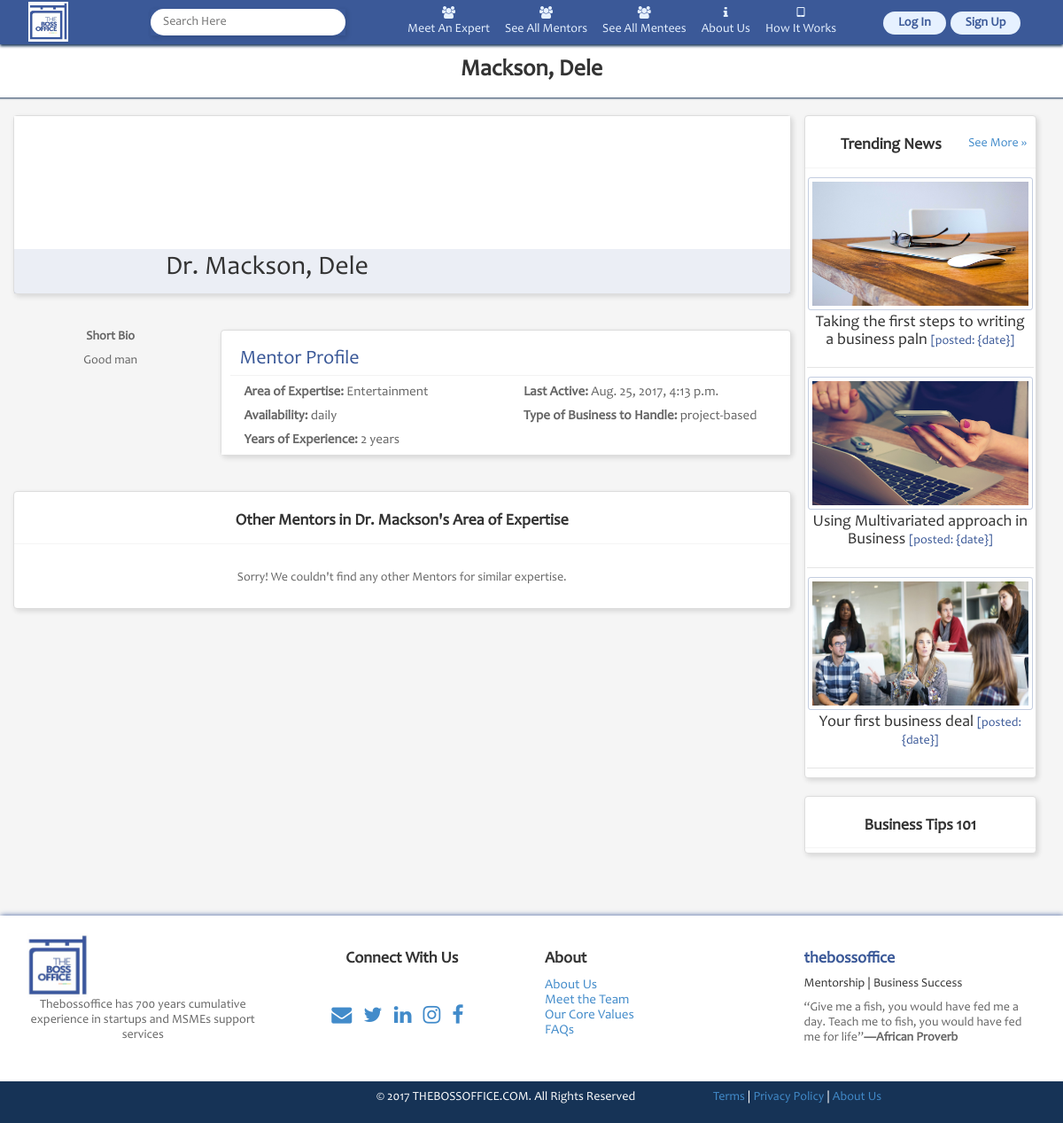
The page /mentor/detail/mackson-dele-2d2f10a3-e35a-4850-a914-c0bd3083ea3b on the database as committed earlier.
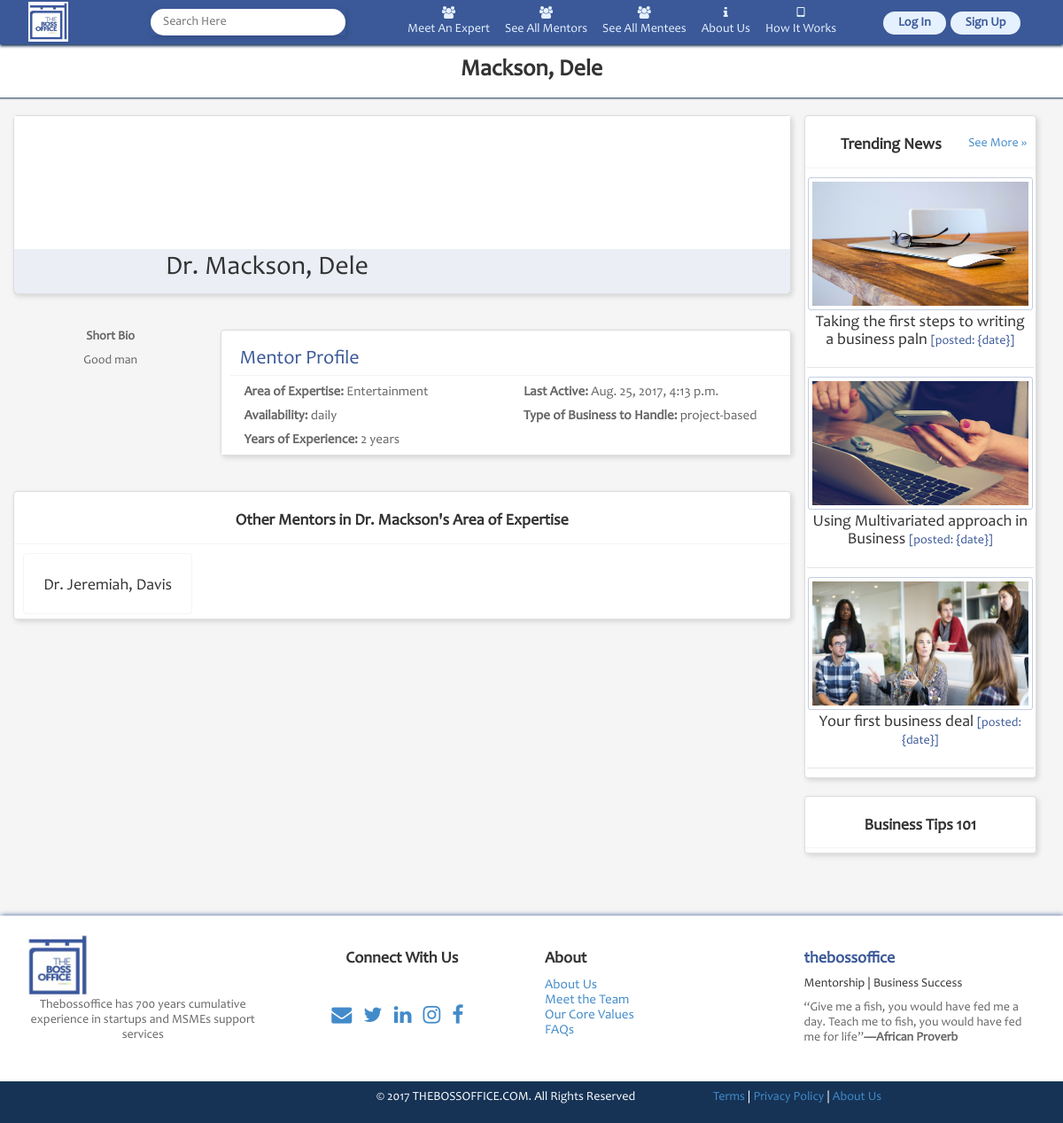
The same page on the database as committed later.
### apps/mentor/models.py (models this page shows, shortened)
class Mentor(models.Model):
	AVAILABILITY_CHOICES = (
		('daily', 'Daily'),
		('forth-nightly', 'Forth-nightly'),
		('monthly', 'Monthly'),
	)
	PROJECT_TYPE_CHOICES = (
		('project-based', 'Project-based Jobs'),
		('long-term', 'Long-term Jobs'),
		('one-off', 'One-off Jobs')
	)
	STATUS_CHOICES = (
		('A', 'Active'),
		('D', 'Deleted')
	)
	title = models.CharField(max_length=10, choices=settings.TITLE_CHOICES)
	name = models.CharField(max_length=50, blank=True)
	user = models.OneToOneField(User)
	photo = models.ImageField(upload_to='uploads/%Y/%m/%d', blank=True)
	background_image = models.ImageField(upload_to='uploads/%Y/%m/%d', blank=True)
	age_range = models.CharField(max_length=5, choices=settings.AGE_RANGE_CHOICES)
	industry = models.ForeignKey('expert.Industry')
	availability = models.CharField(max_length=20, choices=AVAILABILITY_CHOICES)
	email = models.EmailField(blank=True)
	phone_number = models.CharField(max_length=13)
	type_to_handle = models.CharField(max_length=20, choices=PROJECT_TYPE_CHOICES)
	short_biography = models.TextField(blank=True)
	years_of_experience = models.PositiveIntegerField(null=True)
	cv_file = models.FileField("Attach PDF copy of CV ", upload_to='uploads/%Y/%m/%d')
	slug = models.SlugField(unique=True, blank=True)
	linkedin_url = models.URLField("Link to LinkedIn Bio/profile", null=True, blank=True)
	account_status = models.CharField(max_length=1, default='A', choices=STATUS_CHOICES)
	date_created = models.DateTimeField(auto_now_add=True)
	date_modified = models.DateTimeField(auto_now=True)
	objects = MentorManager()
	def __str__(self):
		return "%s %s" % (self.title, self.name)
	class Meta:
		verbose_name = _(u'Mentor')
		verbose_name_plural = _(u'Mentors')
		ordering = ('name',)

### apps/expert/models.py (models this page shows)
class Industry(models.Model):
	name = models.CharField(max_length=50)
	def __str__(self):
		return self.name
	class Meta:
		verbose_name = _(u'Industry')
		verbose_name_plural = _(u'Industries')

### apps/mentor/views.py (the view)
# urls.py: url(r'^detail/(?P<slug>[\w-]+)$', MentorDetailView.as_view(), name="mentor-profile"),
class MentorDetailView(DetailView):
	model = Mentor
	template_name = 'mentor/mentor_profile.html'
	slug_url_kwarg = 'slug'
	context_object_name = 'mentor'
	def get_context_data(self, **kwargs):
		context = super(MentorDetailView, self).get_context_data(**kwargs)
		self.mentor = context['mentor']
		context['mentors_for_industry'] = Mentor.objects.exclude(user=self.mentor.user).filter(industry=self.mentor.industry)[:4]
		return context

### apps/mentor/templates/mentor/mentor_profile.html (shortened to what this page needs)
{% extends 'base.html' %}
{% load staticfiles thumbnail %}
{% block extra_css %}
<link rel="stylesheet" href="{% static 'css/profile.css' %}">
{% endblock %}
{% block header %}
	<h1>{{mentor.name}}</h1>
{% endblock %}
{% block content %}
<div class="container">
	<div class="row">
		<div class="col-md-9">
			<div class="row">
				<div class="panel panel-default top-margin">
					<div style="height: 150px; background: #fff;"></div>
					<div class="lc-profile">
					{% thumbnail mentor.photo "120x120" crop="top" as img %}
					<img src="{{img.url}}" alt="" style="position: absolute; left: 4%; top: 125px; padding: 5px; background: #fff;" class="img-circle">
					{% endthumbnail %}
						<div class="col-md-2"></div>
						<div class="col-md-7">
							<h2>{{mentor}}</h2>
						</div>
					</div>
				</div>
			</div>
			<div class="row">
				<div class="col-md-3">
					<div style="text-align: center; margin-top: 20px;">
						<p><strong>Short Bio</strong></p>
						{{mentor.short_biography}}
					</div>
				</div>
				<div class="col-md-9" style="padding-right: 0;">
					<div class="panel panel-default top-margin">
						<div class="lc-detail">
							<div>
								<h3>Mentor Profile</h3>
							</div>
							<div class="col-md-6">
								<p><strong>Area of Expertise:</strong> <span>{{mentor.industry}}</span></p>
								<p><strong>Availability:</strong> <span>{{mentor.availability}}</span></p>
								<p><strong>Years of Experience:</strong> <span>{{mentor.years_of_experience}} years</span></p>
							</div>
							<div class="col-md-6">
								<p><strong>Last Active:</strong> <span>{{mentor.date_modified}}</span></p>
								<p><strong>Type of Business to Handle:</strong> <span>{{mentor.type_to_handle}}</span></p>
							</div>
						</div>
					</div>
				</div>
			</div>
			<div class="row">
				<div class="panel panel-default top-margin">
					<div class="div-header">
						<h3><strong>Other Mentors in {% if user == mentor.user %} Your {% else %}{{mentor.title}} {{mentor.user.first_name}}'s {% endif %} Area of Expertise</strong></h3>
					</div>
					<div class="row" style="padding: 5px 10px;">
						{% for other_mentor in mentors_for_industry %}
						<div class="col-sm-3">
							<a href="{{other_mentor.get_public_url}}">
								<div class="other-detail">
									<h4>{{other_mentor}}</h4>
								</div>
							</a>
						</div>
						{% empty %}
						<p style="text-align: center; margin: 20px auto;">Sorry! We couldn't find any other Mentors for similar expertise.</p>
						{% endfor %}
					</div>
				</div>
			</div>
		</div>
		<div class="col-md-3">
			{% include 'side_bar.html' %}
		</div>
	</div>
</div>
{% endblock %}

### mentor_app/templates/base.html (shortened to what this page needs)
<!DOCTYPE html>
 {% load staticfiles thumbnail %}
<html lang="en"><head><meta http-equiv="Content-Type" content="text/html; charset=UTF-8">
  <link href="{% static 'css/animate.min.css' %}" rel="stylesheet">
  <link href="{% static 'css/bootstrap.min.css' %}" rel="stylesheet">
  <link href="{% static 'css/font-awesome.min(1).css' %}" rel="stylesheet">
  <link href="{% static 'css/lightbox.css' %}" rel="stylesheet">
  <link href="{% static 'css/main.css' %}" rel="stylesheet">
  <link href="{% static 'css/style6.css' %}" rel="stylesheet">
  <link href="{% static 'css/responsive.css' %}" rel="stylesheet">
   <link href="https://cdnjs.cloudflare.com/ajax/libs/select2/4.0.3/css/select2.min.css" rel="stylesheet" />
  {% block extra_css %}{% endblock %}
	</head>
  <body style="height: 100%; background: #f5f5f5;">
    <header>
       {% include '_mainbar.html' %}
    </header>
    {% block mainbar %}
    <div  class="row main-header" style="background: #fff;">
    {% block header %}<h1>Our Core Values</h1>{% endblock %}
    </div>
    {% endblock %}
    {% block content %}
    {% endblock %}
{% block footer %}
  {% include '_footer.html' %}
{% endblock %}
 </body>
</html>

### mentor_app/templates/_mainbar.html
{% load staticfiles %}
<div class="main-wrapper">
  <div class="container">
    <div class="row">
      <div class="col-sm-4">
        {% if user.is_authenticated %}
        <a href="{% url 'mentee:mentee-list' %}"><img src="{% static 'images/logo.png' %}" alt="thebossoffice.com"></a>
        {% else %}
         <a href="{% url 'home' %}"><img src="{% static 'images/logo.png' %}" alt="thebossoffice.com"></a>
         {% endif %}
        <div class="search-bar">
          <input type="text" placeholder="Search Here">
        </div>
      </div>
      <div class="col-sm-6">
        <ul>
          <a href="{% url 'expert:expert-list' %}"><li class="scroll"><i class="fa fa-group"></i><br>Meet An Expert</li></a>
          <a href="{% url 'mentor:mentor-list' %}"><li class="scroll"><i class="fa fa-group"></i><br>See All Mentors</li></a>
          <a href="{% url 'mentee:mentee-list' %}"><li class="scroll"><i class="fa fa-group"></i><br>See All Mentees</li></a>
          {% if user.is_authenticated %}
          <a href=""><li class="scroll"><i class="fa fa-bell"></i><br>Notifications</li></a>
          <a href="{% url 'forum:forum' %}"><li class="scroll"><i class="fa fa-laptop"></i><br>Forum</li></a>
          {% else %}
          <a href="{% url 'about' %}"><li class="scroll"><i class="fa fa-info"></i><br>About Us</li></a>
          <a href=""><li class="scroll"><i class="fa fa-tablet"></i><br>How It Works</li></a>
          {% endif %}
        </ul>
      </div>
      <div class="col-sm-2" style="padding-left: 5px;">
        <div class="nav-reg">
          {% if user.is_authenticated %}
            <a id="user" href="">{{user.first_name}} <i class="fa fa-chevron-down"></i></a>
          <div class="drop-menu">
            <span></span>
            <div class="panel panel-default">
              <ul>
                <li><a href="">Account Settings</a></li>
                <li><a href="">Help Center</a></li>
                <li><a href="">Chat with your mentor</a></li>
              </ul>
            </div>
            <div class="panel panel-default">
              <ul>
                <li><a href="{% url 'logout' %}">Sign out</a></li>
              </ul>
            </div>
          </div>
          {% else %}
          <a href="{% url 'user_login' %}">Log In</a>
          <a href="{% url 'accounts:signup' %}?user_type=unknown">Sign Up</a>
          {% endif %}
        </div>
      </div>
    </div>
  </div>
</div>
<div style="height: 50px;"></div>

### mentor_app/templates/side_bar.html
{% load staticfiles thumbnail %}
{% if user.is_authenticated %}
<div class="panel panel-default top-margin">
	<div class="bg-pane">
	</div>
	<div class="profile">
		{% thumbnail profile.photo "80x80" crop="top" as im %}
		<img src="{{im.url}}" alt="">
		{% endthumbnail %}
		<a href="{{profile.get_absolute_url}}"><h3>{{profile.name}}</h3></a>
		{% if profile.name_of_business %}
		<h5>{{profile.name_of_business}}</h5>
		{% endif %}
		<hr>
		{% if profile.address %}
		<h5><strong>Address: </strong>{{profile.address}}</h5>
		{% endif %}
	</div>
</div>
{% else %}
<div class="panel panel-default top-margin">
	<div class="div-header">
		<h3><strong>Trending News</strong> <span style="font-size: 14px; float: right;"><a href="">See More &raquo;</a></span></h3>
	</div>
	<div class="news-list">
		<img src="{% static 'images/about.jpg' %}" alt="tweets">
		<div class="content">
			<a href=""><h4>Taking the first steps to writing a business paln <span>[posted: {date}]</span></h4></a>
		</div>
	</div>
	<div class="news-list">
		<img src="{% static 'images/tweets.jpg' %}" alt="tweets">
		<div class="content">
			<a href=""><h4>Using Multivariated approach in Business <span>[posted: {date}]</span></h4></a>
		</div>
	</div>
	<div class="news-list">
		<img src="{% static 'images/work.jpg' %}" alt="tweets">
		<div class="content">
			<a href=""><h4>Your first business deal <span>[posted: {date}]</span></h4></a>
		</div>
	</div>
</div>
<div class="panel panel-default top-margin">
	<div class="div-header">
		<h3><strong>Business Tips 101</strong></h3>
	</div>
</div>
{% endif %}

### mentor_app/templates/_footer.html
{% load staticfiles %}
<footer id="" style="box-shadow: 1px 0px 6px #3b5998; margin-top: 50px; background: #fff;">
  <div class="row footer">
    <div class="container">
      <div class="row">
        <div class="col-md-3">
          <div style="text-align: center;">
            <img class="img-responsive" src="{% static 'images/logo.png' %}" alt="" width="70"  height="70">
            <p>Thebossoffice has 700 years cumulative experience in startups and MSMEs support services</p>
          </div>
        </div>
        <div class="col-md-3">
          <div style="text-align: center;">
            <h3><strong>Connect With Us</strong></h3>
            <div class="social-icons">
              <a class="envelope" target="_blank" href="mailto:info@thebossoffice.com"><i class="fa fa-envelope"></i></a>
              <a class="envelope" target="_blank" href="https://www.twitter.com/@thebossofficeng"><i class="fa fa-twitter"></i></a>
              <a class="envelope" target="_blank" href="https://www.linkedin.com/thebossoffice"><i class="fa fa-linkedin"></i></a>
              <a class="envelope" target="_blank" href="https://www.instagram.com/thebossofficeng"><i class="fa fa-instagram"></i></a>
              <a class="envelope" target="_blank" href="https://www.facebook.com/thebossofficeng"><i class="fa fa-facebook"></i></a>
            </div>
          </div>
        </div>
        <div class="col-md-3">
          <h3><strong>About</strong></h3>
            <ul class="about-link">
              <li><a href="">About Us</a></li>
              <li><a href="">Meet the Team</a></li>
              <li><a href="">Our Core Values</a></li>
              <li><a href="">FAQs</a></li>
            </ul>
        </div>
        <div class="col-md-3">
          <h3 style="color: #3b5998;"><strong>thebossoffice</strong></h3>
          <h5>Mentorship | Business Success</h5>
          <p>
            “Give me a fish, you would have fed me a day. Teach me to fish, you would have fed me for life”<strong>―African Proverb</strong>
          </p>
        </div>
      </div>
    </div>
  </div>
  <div class="row" style="background: #163356; color: #fff; margin-top: 10px;">
    <div class="container">
      <div class="row" style="margin: 10px auto;">
        <div class="col-md-4"></div>
        <div class="col-sm-4">
          <p>© 2017 THEBOSSOFFICE.COM. All Rights Reserved</p>
        </div>
        <div class="col-sm-4">
          <a href="">Terms</a> |
          <a href="">Privacy Policy</a> |
          <a href="">About Us</a>
        </div>
      </div>
    </div>
  </div>
</footer>

Rows that differ between the two databases and show on the page:
added Mentor: title+name "Dr. Jeremiah, Davis"
Other text that changed with them:
text no longer shown: "Sorry! We couldn't find any other Mentors for similar expertise."
